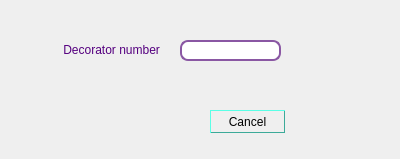
<?xml version="1.0" encoding="UTF-8"?>
<ui version="4.0">
 <class>DeleteDecorator</class>
 <widget class="QDialog" name="DeleteDecorator">
  <property name="geometry">
   <rect>
    <x>0</x>
    <y>0</y>
    <width>400</width>
    <height>159</height>
   </rect>
  </property>
  <property name="windowTitle">
   <string>Dialog</string>
  </property>
  <widget class="QLineEdit" name="decorator_id_line">
   <property name="geometry">
    <rect>
     <x>180</x>
     <y>40</y>
     <width>101</width>
     <height>21</height>
    </rect>
   </property>
   <property name="styleSheet">
    <string notr="true">QLineEdit{
	border: 2px solid rgb(138,87,163);
	border-radius: 8px;
	background-color: rgb(255,255,255);
}

QLineEdit:hover{
	border: 2px solid rgb(138,87,163);
}

QLineEdit:focused{
	border: 2px solid rgb(138,87,163);
	color: #A0A0A0;
}</string>
   </property>
  </widget>
  <widget class="QPushButton" name="DeleteHallButton">
   <property name="geometry">
    <rect>
     <x>120</x>
     <y>110</y>
     <width>75</width>
     <height>23</height>
    </rect>
   </property>
   <property name="styleSheet">
    <string notr="true">background-color : transparent;
border-image: url(:/delete.png);
background: none;
border: none;
background-repeat : none;

</string>
   </property>
   <property name="text">
    <string/>
   </property>
  </widget>
  <widget class="QLabel" name="decorator_number_label">
   <property name="geometry">
    <rect>
     <x>60</x>
     <y>40</y>
     <width>101</width>
     <height>20</height>
    </rect>
   </property>
   <property name="styleSheet">
    <string notr="true">color: rgb(85, 0, 127);
</string>
   </property>
   <property name="text">
    <string> Decorator number :</string>
   </property>
  </widget>
  <widget class="QPushButton" name="CancelButton">
   <property name="geometry">
    <rect>
     <x>210</x>
     <y>110</y>
     <width>75</width>
     <height>23</height>
    </rect>
   </property>
   <property name="styleSheet">
    <string notr="true">border-width : 1px;
border-style : outset;
border-color:rgb(60,170,153);</string>
   </property>
   <property name="text">
    <string>Cancel</string>
   </property>
  </widget>
 </widget>
 <resources/>
 <connections/>
</ui>
